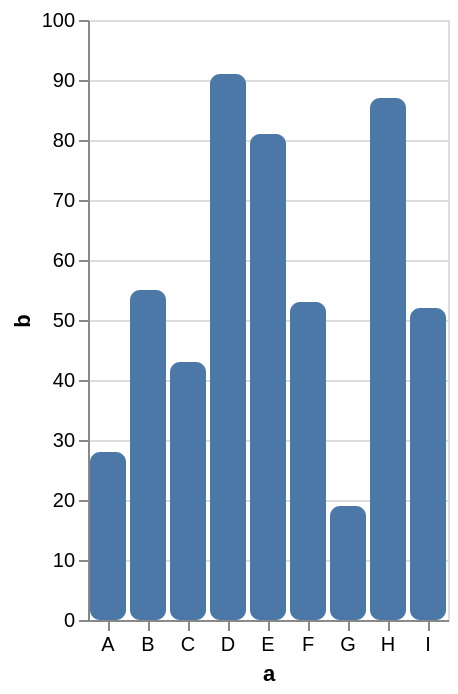

This figure's Vega-Lite source:
### Vega specification from a JSON file in a GitHub repository (floating-point values rounded to 4 significant figures)
{"$schema": "https://vega.github.io/schema/vega/v5.json", "description": "A simple bar chart with embedded data.", "background": "white", "padding": 5, "height": 300, "style": "cell", "data": [{"name": "source_0", "values": [{"a": "A", "b": 28}, {"a": "B", "b": 55}, {"a": "C", "b": 43}, {"a": "D", "b": 91}, {"a": "E", "b": 81}, {"a": "F", "b": 53}, {"a": "G", "b": 19}, {"a": "H", "b": 87}, {"a": "I", "b": 52}]}, {"name": "data_0", "source": "source_0", "transform": [{"type": "stack", "groupby": ["a"], "field": "b", "sort": {"field": [], "order": []}, "as": ["b_start", "b_end"], "offset": "zero"}, {"type": "filter", "expr": "isValid(datum[\"b\"]) && isFinite(+datum[\"b\"])"}]}], "signals": [{"name": "x_step", "value": 20}, {"name": "width", "update": "bandspace(domain('x').length, 0.1, 0.05) * x_step"}, {"name": "cornerRadius", "value": 5}], "marks": [{"type": "group", "from": {"facet": {"data": "data_0", "name": "stack_group_main", "groupby": ["a"], "aggregate": {"fields": ["b_start", "b_start", "b_end", "b_end"], "ops": ["min", "max", "min", "max"]}}}, "encode": {"update": {"x": {"scale": "x", "field": "a"}, "width": {"signal": "max(0.25, bandwidth('x'))"}, "y": {"signal": "min(scale('y',datum[\"min_b_start\"]),scale('y',datum[\"max_b_start\"]),scale('y',datum[\"min_b_end\"]),scale('y',datum[\"max_b_end\"]))"}, "y2": {"signal": "max(scale('y',datum[\"min_b_start\"]),scale('y',datum[\"max_b_start\"]),scale('y',datum[\"min_b_end\"]),scale('y',datum[\"max_b_end\"]))"}, "clip": {"value": true}, "cornerRadius": {"signal": "cornerRadius"}}}, "marks": [{"type": "group", "encode": {"update": {"y": {"field": {"group": "y"}, "mult": -1}, "width": {"field": {"group": "width"}}}}, "marks": [{"name": "marks", "type": "rect", "style": ["bar"], "from": {"data": "stack_group_main"}, "encode": {"update": {"fill": {"value": "#4c78a8"}, "ariaRoleDescription": {"value": "bar"}, "description": {"signal": "\"a: \" + (isValid(datum[\"a\"]) ? datum[\"a\"] : \"\"+datum[\"a\"]) + \"; b: \" + (format(datum[\"b\"], \"\"))"}, "width": {"field": {"group": "width"}}, "y": {"scale": "y", "field": "b_end"}, "y2": {"scale": "y", "field": "b_start"}}}}]}]}], "scales": [{"name": "x", "type": "band", "domain": {"data": "data_0", "field": "a", "sort": true}, "range": {"step": {"signal": "x_step"}}, "paddingInner": 0.1, "paddingOuter": 0.05}, {"name": "y", "type": "linear", "domain": {"data": "data_0", "fields": ["b_start", "b_end"]}, "range": [{"signal": "height"}, 0], "nice": true, "zero": true}], "axes": [{"scale": "y", "orient": "left", "gridScale": "x", "grid": true, "tickCount": {"signal": "ceil(height/40)"}, "domain": false, "labels": false, "aria": false, "maxExtent": 0, "minExtent": 0, "ticks": false, "zindex": 0}, {"scale": "x", "orient": "bottom", "grid": false, "title": "a", "labelAngle": 0, "labelBaseline": "top", "zindex": 0}, {"scale": "y", "orient": "left", "grid": false, "title": "b", "labelOverlap": true, "tickCount": {"signal": "ceil(height/40)"}, "zindex": 0}]}
